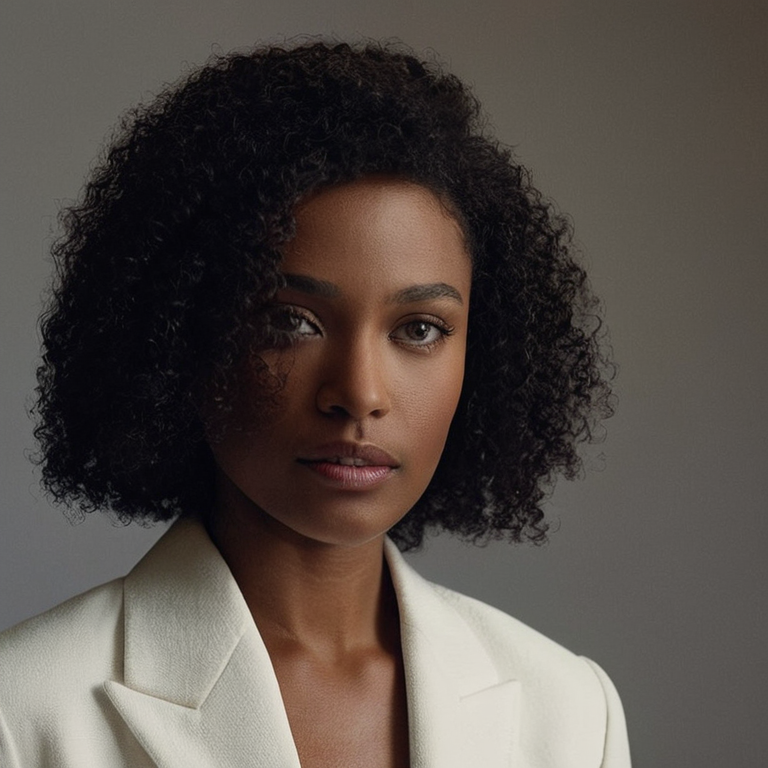
#> input picture Plan/Instructions/Operations/Pulled_Back_Artifacts/canny_w69_rightedge_masked_v3_seed711570105_20260707T132203-0500/images/canny_w69_rightedge_masked_v3_seed711570105_00001_.png, 768 x 768 px, found by its file name
$ python create_wave70_eye_boundary_manual_trace_v1.py
#> lines starting #> are read from the running program, lines starting #| are printed output that depends on the picture
#> in main, source is the input picture: PIL image 768x768 RGB; mean R, G, B 85, 77.1, 71.8
#!/usr/bin/env python3
from __future__ import annotations

import hashlib
import json
import shutil
from pathlib import Path
from typing import Any

import cv2
import numpy as np
from PIL import Image, ImageDraw, ImageFont


PROJECT_ROOT = Path(r"C:\Comfy_UI_Main")
RUN_STAMP = "20260707T233500-0500"
SOURCE_IMAGE = PROJECT_ROOT / (
    "Plan/Instructions/Operations/Pulled_Back_Artifacts/"
    "canny_w69_rightedge_masked_v3_seed711570105_20260707T132203-0500/"
    "images/canny_w69_rightedge_masked_v3_seed711570105_00001_.png"
)
RUNTIME_DIR = PROJECT_ROOT / "runtime_artifacts/mask_factory/wave70_eye_boundary_manual_trace_v1" / RUN_STAMP
QA_EVIDENCE = PROJECT_ROOT / (
    "Plan/Instructions/QA/Evidence/Mask_Factory/Wave70/"
    f"W70_EYE_BOUNDARY_MANUAL_TRACE_V1_{RUN_STAMP}.json"
)
TRACKER_EVIDENCE = PROJECT_ROOT / (
    "Plan/Tracker/Evidence/"
    f"W70_EYE_BOUNDARY_MANUAL_TRACE_V1_{RUN_STAMP}.json"
)

FACE_CROP = (205, 250, 535, 370)
LEFT_EYE_CROP = (235, 268, 360, 355)
RIGHT_EYE_CROP = (380, 270, 505, 355)

# Coordinates are absolute 768x768 source pixels, manually traced from high-zoom
# source/canny panels. These are boundary-source evidence only, not mask approval.
MANUAL_TRACE: dict[str, Any] = {
    "viewer_left_visible_eye_aperture": {
        "semantic_side": "image-left / viewer-left visible eye, partly hair-occluded",
        "trace_type": "closed_polygon",
        "points": [(280, 320), (292, 313), (313, 312), (329, 319), (325, 329), (300, 334), (282, 328)],
    },
    "viewer_right_visible_eye_aperture": {
        "semantic_side": "image-right / viewer-right visible eye, unobstructed",
        "trace_type": "closed_polygon",
        "points": [(402, 322), (417, 313), (445, 312), (467, 320), (461, 332), (433, 336), (410, 330)],
    },
    "viewer_left_visible_brow_hair": {
        "semantic_side": "image-left brow hair visible outside hair occlusion; occluded far-left brow is intentionally excluded",
        "trace_type": "closed_polygon",
        "points": [(273, 278), (312, 280), (339, 292), (334, 302), (292, 293), (274, 293)],
    },
    "viewer_right_visible_brow_hair": {
        "semantic_side": "image-right brow hair visible",
        "trace_type": "closed_polygon",
        "points": [(386, 292), (412, 281), (454, 281), (486, 293), (480, 303), (438, 294), (394, 302)],
    },
    "viewer_left_upper_lid_fold": {
        "semantic_side": "image-left upper eyelid fold",
        "trace_type": "polyline",
        "points": [(280, 314), (294, 307), (315, 307), (333, 315)],
    },
    "viewer_right_upper_lid_fold": {
        "semantic_side": "image-right upper eyelid fold",
        "trace_type": "polyline",
        "points": [(401, 314), (419, 306), (448, 306), (470, 316)],
    },
    "viewer_left_lower_lid_fold": {
        "semantic_side": "image-left lower eyelid fold",
        "trace_type": "polyline",
        "points": [(282, 333), (301, 339), (323, 334)],
    },
    "viewer_right_lower_lid_fold": {
        "semantic_side": "image-right lower eyelid fold",
        "trace_type": "polyline",
        "points": [(407, 335), (432, 342), (459, 337)],
    },
    "viewer_left_hair_occlusion_boundary": {
        "semantic_side": "hair boundary crossing image-left eye/brow region",
        "trace_type": "polyline",
        "points": [(253, 260), (263, 276), (270, 294), (276, 314), (271, 336), (260, 355)],
    },
}

COLORS = {
    "viewer_left_visible_eye_aperture": (0, 255, 255),
    "viewer_right_visible_eye_aperture": (0, 255, 255),
    "viewer_left_visible_brow_hair": (0, 255, 80),
    "viewer_right_visible_brow_hair": (0, 255, 80),
    "viewer_left_upper_lid_fold": (255, 140, 0),
    "viewer_right_upper_lid_fold": (255, 140, 0),
    "viewer_left_lower_lid_fold": (255, 180, 80),
    "viewer_right_lower_lid_fold": (255, 180, 80),
    "viewer_left_hair_occlusion_boundary": (255, 220, 0),
}


def sha256_file(path: Path) -> str:
    digest = hashlib.sha256()
    with path.open("rb") as handle:
        for chunk in iter(lambda: handle.read(1024 * 1024), b""):
            digest.update(chunk)
    return digest.hexdigest()


def rel(path: Path) -> str:
    return path.resolve().relative_to(PROJECT_ROOT.resolve()).as_posix()


def write_json(path: Path, payload: dict[str, Any]) -> None:
    path.parent.mkdir(parents=True, exist_ok=True)
    path.write_text(json.dumps(payload, indent=2) + "\n", encoding="utf-8")


def font(size: int = 15) -> ImageFont.ImageFont:
    for name in ("arial.ttf", "segoeui.ttf"):
        try:
            return ImageFont.truetype(name, size)
        except OSError:
            pass
    return ImageFont.load_default()


def to_jsonable_trace() -> dict[str, Any]:
    out: dict[str, Any] = {}
    for key, value in MANUAL_TRACE.items():
        out[key] = {
            **{k: v for k, v in value.items() if k != "points"},
            "points": [[int(x), int(y)] for x, y in value["points"]],
        }
    return out


def draw_trace(source: Image.Image, crop: tuple[int, int, int, int], scale: int, show_grid: bool) -> Image.Image:
#> called with crop = (205, 250, 535, 370), scale = 3, show_grid = True
    region = source.crop(crop).resize(((crop[2] - crop[0]) * scale, (crop[3] - crop[1]) * scale), Image.Resampling.LANCZOS)
    draw = ImageDraw.Draw(region)
    x0, y0, x1, y1 = crop
    if show_grid:
        grid_font = font(10)
        for x in range(((x0 + 10 - 1) // 10) * 10, x1 + 1, 10):
            lx = (x - x0) * scale
            draw.line([(lx, 0), (lx, region.height)], fill=(90, 90, 90), width=1)
            if x % 20 == 0:
                draw.text((lx + 2, 2), str(x), fill=(255, 255, 0), font=grid_font)
        for y in range(((y0 + 10 - 1) // 10) * 10, y1 + 1, 10):
            ly = (y - y0) * scale
            draw.line([(0, ly), (region.width, ly)], fill=(90, 90, 90), width=1)
            if y % 20 == 0:
                draw.text((2, ly + 2), str(y), fill=(0, 255, 170), font=grid_font)
    label_font = font(13)
    for key, value in MANUAL_TRACE.items():
        pts = [((x - x0) * scale, (y - y0) * scale) for x, y in value["points"]]
        if all((-40 <= x <= region.width + 40 and -40 <= y <= region.height + 40) for x, y in pts):
            color = COLORS[key]
            if value["trace_type"] == "closed_polygon":
                draw.line(pts + [pts[0]], fill=color, width=max(2, scale))
                for point in pts:
                    r = max(3, scale)
                    draw.ellipse([point[0] - r, point[1] - r, point[0] + r, point[1] + r], outline=color, width=2)
            else:
                draw.line(pts, fill=color, width=max(2, scale))
                for point in pts:
                    r = max(3, scale)
                    draw.rectangle([point[0] - r, point[1] - r, point[0] + r, point[1] + r], outline=color, width=2)
            draw.text((pts[0][0] + 5, pts[0][1] + 5), key.replace("viewer_", "").replace("_", " "), fill=color, font=label_font)
    return region


def canny_trace(source: Image.Image, crop: tuple[int, int, int, int], scale: int) -> Image.Image:
    arr = np.array(source.crop(crop).convert("RGB"))
    gray = cv2.cvtColor(arr, cv2.COLOR_RGB2GRAY)
    gray = cv2.equalizeHist(gray)
    edges = cv2.Canny(gray, 45, 120)
    edge_rgb = arr.copy()
    edge_rgb[edges > 0] = [0, 255, 0]
    return draw_trace(Image.fromarray(edge_rgb), (0, 0, crop[2] - crop[0], crop[3] - crop[1]), scale, False)


def label_tile(image: Image.Image, label: str) -> Image.Image:
    tile = Image.new("RGB", (image.width, image.height + 34), (16, 16, 16))
#> tile: PIL image 990x394 RGB; every value is 16
    tile.paste(image.convert("RGB"), (0, 34))
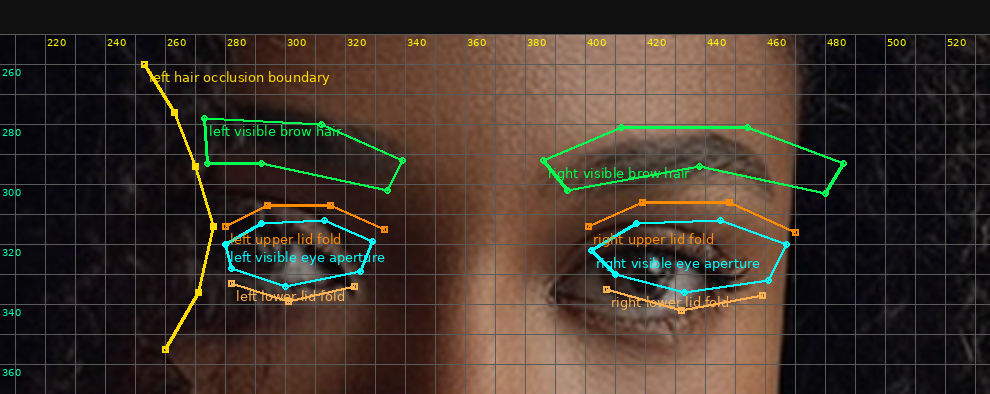
#> tile: PIL image 990x394 RGB; mean R, G, B 62.3, 50.7, 41.2
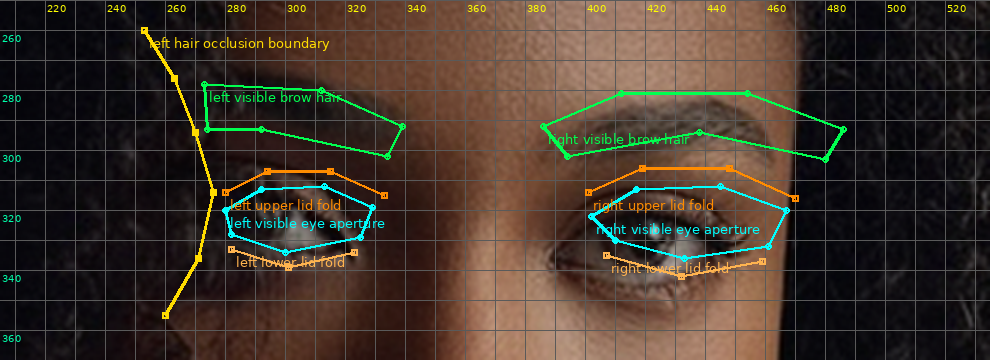
#> image: PIL image 990x360 RGB; mean R, G, B 66.6, 54, 43.6
    ImageDraw.Draw(tile).text((8, 9), label, fill=(245, 245, 245), font=font(16))
    return tile


def make_panel(source: Image.Image, panel_path: Path) -> None:
    tiles = [
        label_tile(draw_trace(source, FACE_CROP, 3, True), "manual trace v1 over high-zoom source with 10px grid"),
        label_tile(draw_trace(source, LEFT_EYE_CROP, 5, True), "viewer-left eye/brow/hair occlusion trace crop"),
        label_tile(draw_trace(source, RIGHT_EYE_CROP, 5, True), "viewer-right eye/brow trace crop"),
    ]
#> in label_tile (call 2), `tile = Image.new("RGB", (image.width, image.height + 34), (16, 16, 16))`: tile: PIL image 625x469 RGB; every value is 16
#> in label_tile (call 2), `tile.paste(image.convert("RGB"), (0, 34))`:
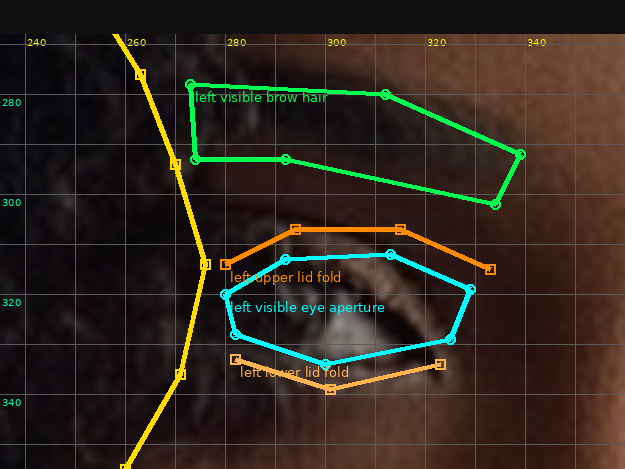
#> tile: PIL image 625x469 RGB; mean R, G, B 48.1, 39.6, 30.5
#> in label_tile (call 2), `tile.paste(image.convert("RGB"), (0, 34))`:
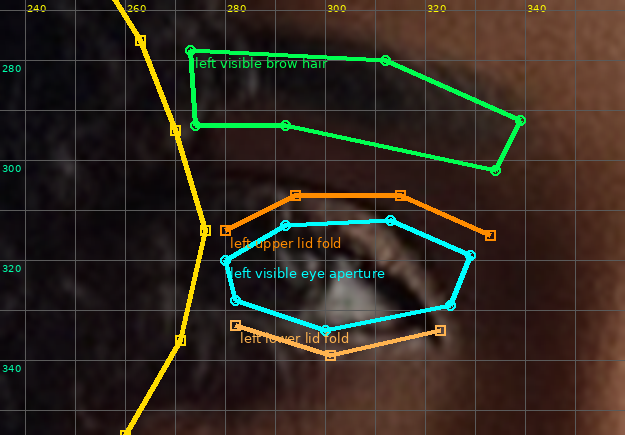
#> image: PIL image 625x435 RGB; mean R, G, B 50.6, 41.5, 31.6
#> call 3 of label_tile, with label = 'viewer-right eye/brow trace crop'
#> in label_tile (call 3), `tile = Image.new("RGB", (image.width, image.height + 34), (16, 16, 16))`: tile: PIL image 625x459 RGB; every value is 16
#> in label_tile (call 3), `tile.paste(image.convert("RGB"), (0, 34))`:
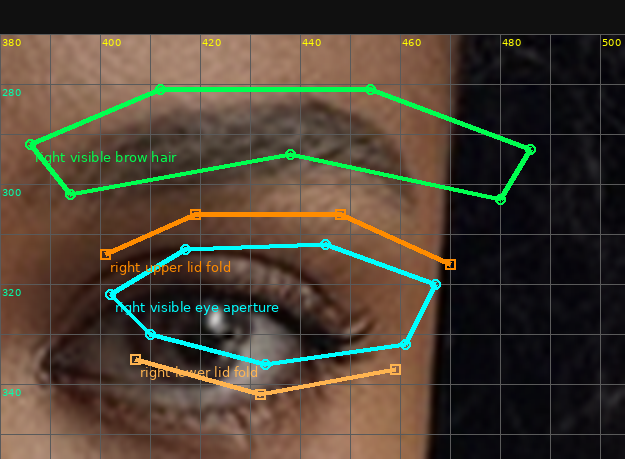
#> tile: PIL image 625x459 RGB; mean R, G, B 74.5, 64, 50.5
#> in label_tile (call 3), `tile.paste(image.convert("RGB"), (0, 34))`:
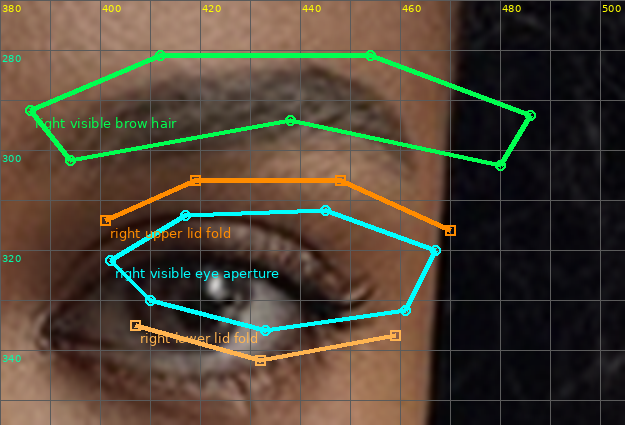
#> image: PIL image 625x425 RGB; mean R, G, B 79.1, 67.9, 53.2
    width = max(tile.width for tile in tiles)
#> width = 990
    height = sum(tile.height for tile in tiles)
#> height = 1322
    panel = Image.new("RGB", (width, height), (0, 0, 0))
#> panel: PIL image 990x1322 RGB; every value is 0
    y = 0
    for tile in tiles:
        panel.paste(tile, (0, y))
        y += tile.height
#> this loop made 3 passes
#> y on passes 1 to 3: 394, 863, 1322
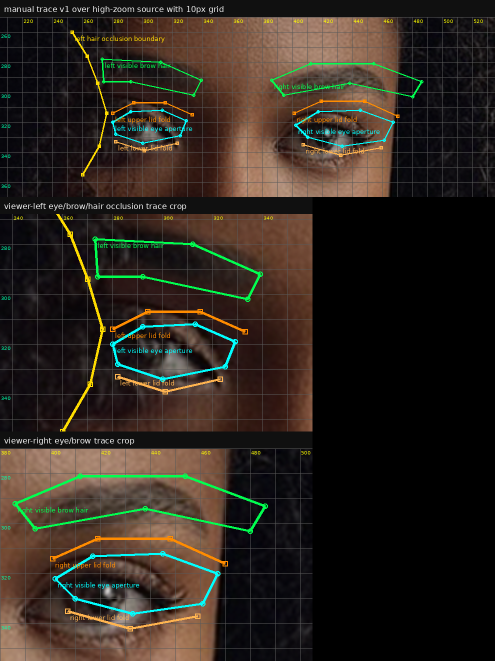
#> panel: PIL image 990x1322 RGB (shown at 1/2 size); mean R, G, B 46.2, 38.6, 30.7
#> after the loop, y = 1322
    panel_path.parent.mkdir(parents=True, exist_ok=True)
    panel.save(panel_path)


def main() -> int:
    source = Image.open(SOURCE_IMAGE).convert("RGB")
    RUNTIME_DIR.mkdir(parents=True, exist_ok=True)
    trace_path = RUNTIME_DIR / "wave70_eye_boundary_manual_trace_v1.json"
    panel_path = RUNTIME_DIR / "wave70_eye_boundary_manual_trace_v1_panel.png"
    make_panel(source, panel_path)

    trace_payload = {
        "schema_version": "1.0",
        "created_local": RUN_STAMP,
        "source_image": rel(SOURCE_IMAGE),
        "source_sha256": sha256_file(SOURCE_IMAGE),
        "coordinate_system": "absolute source-image pixels, origin upper-left, image size 768x768",
        "trace_method": "manual high-zoom visual trace from source image and Canny-assisted diagnostic panels",
        "promotion_boundary": "boundary_trace_only_not_a_mask_not_row_promotion",
        "manual_trace": to_jsonable_trace(),
    }
    write_json(trace_path, trace_payload)

    evidence_payload = {
        "schema_version": "1.0",
        "evidence_id": f"W70_EYE_BOUNDARY_MANUAL_TRACE_V1_{RUN_STAMP}",
        "created_local": RUN_STAMP,
        "task": "Wave70 eye-family high-zoom manual boundary trace v1 after user dispute",
        "source_image": rel(SOURCE_IMAGE),
        "source_sha256": sha256_file(SOURCE_IMAGE),
        "result": "manual_trace_v1_created_boundary_evidence_only_not_promoted",
        "promotion_decision": "no_eye_family_mask_promoted_no_W70_MASK_PROMOTION_ROW_GATE_PASS_TRUE",
        "affected_mask_type_ids": [
            "mf70_left_eye",
            "mf70_right_eye",
            "mf70_pupils_iris_sclera",
            "mf70_eyelids",
            "mf70_eyelashes",
            "mf70_eyebrows",
        ],
        "artifacts": {
            "manual_trace_json": rel(trace_path),
            "manual_trace_panel": rel(panel_path),
        },
        "trace_summary": {
            "viewer_left": "eye/brow are represented as smaller visible regions with an explicit hair-occlusion boundary; no extension into hair mass",
            "viewer_right": "eye/brow are represented as unobstructed visible aperture and brow hair boundaries",
        },
        "next_step": "Use this boundary trace to derive candidate masks only after another high-zoom panel review; keep rows blocked until exact row-level hard-gate evidence exists.",
        "forbidden": "Do not treat this trace as mask acceptance, generated-output proof, target-runtime proof, or certification.",
    }
    write_json(QA_EVIDENCE, evidence_payload)
    shutil.copy2(QA_EVIDENCE, TRACKER_EVIDENCE)
    print(json.dumps({"evidence": str(QA_EVIDENCE), "tracker_evidence": str(TRACKER_EVIDENCE), "panel": str(panel_path), "trace": str(trace_path)}, indent=2))
    return 0


if __name__ == "__main__":
    raise SystemExit(main())
#> (the program exits here)
